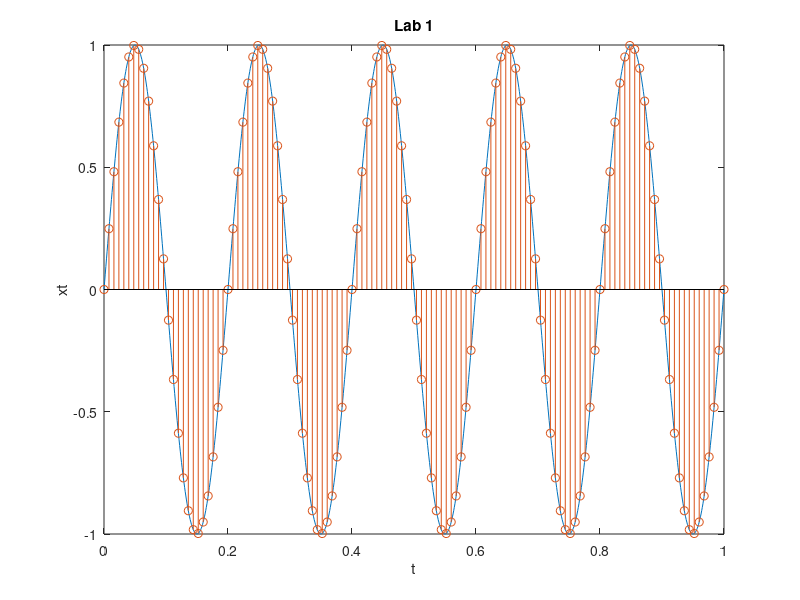

Write MATLAB code to recreate this figure.

%Creating continuous-time sinusoidal signal
t = 0:0.001:1;
xt = sin(2*pi*5*t);
plot(t,xt);
title('Lab 1');
xlabel('t');
ylabel('xt');

v = xt(t(320)/0.001);
w = xt(t(640)/0.001);

%Sampling continuous-time sinusoidal signal

xn = xt(1:8:end);
xng = 0:0.008:1;

hold on
stem(xng,xn);
hold off

